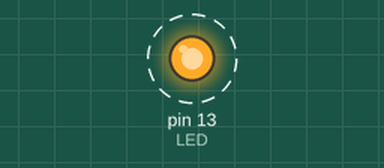
The sketch below on a simulated Arduino Uno, built with avr-gcc and run on an emulated ATmega328P. On the bench: output pins drawn as LEDs (lit = HIGH). Dashed ring = blinking.

Above: at 0.5 s.
Timing chart, 0 to 4.6 s (numbered marks = the images above):
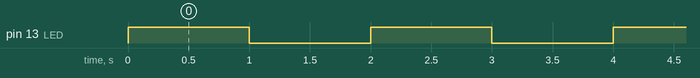

Measured:
- by itself, pin 13 (LED): alternates HIGH for 1.0 s and LOW for 1.0 s

The sketch:

LED_on_off.ino
```cpp
int LED = 13;
int waitTime = 1000;

void setup() {
  // put your setup code here, to run once:
  pinMode(LED, OUTPUT);
}

void loop() {
  // put your main code here, to run repeatedly:
  digitalWrite(LED, HIGH);
  delay(waitTime);
  digitalWrite(LED, LOW);
  delay(waitTime);
}
```
